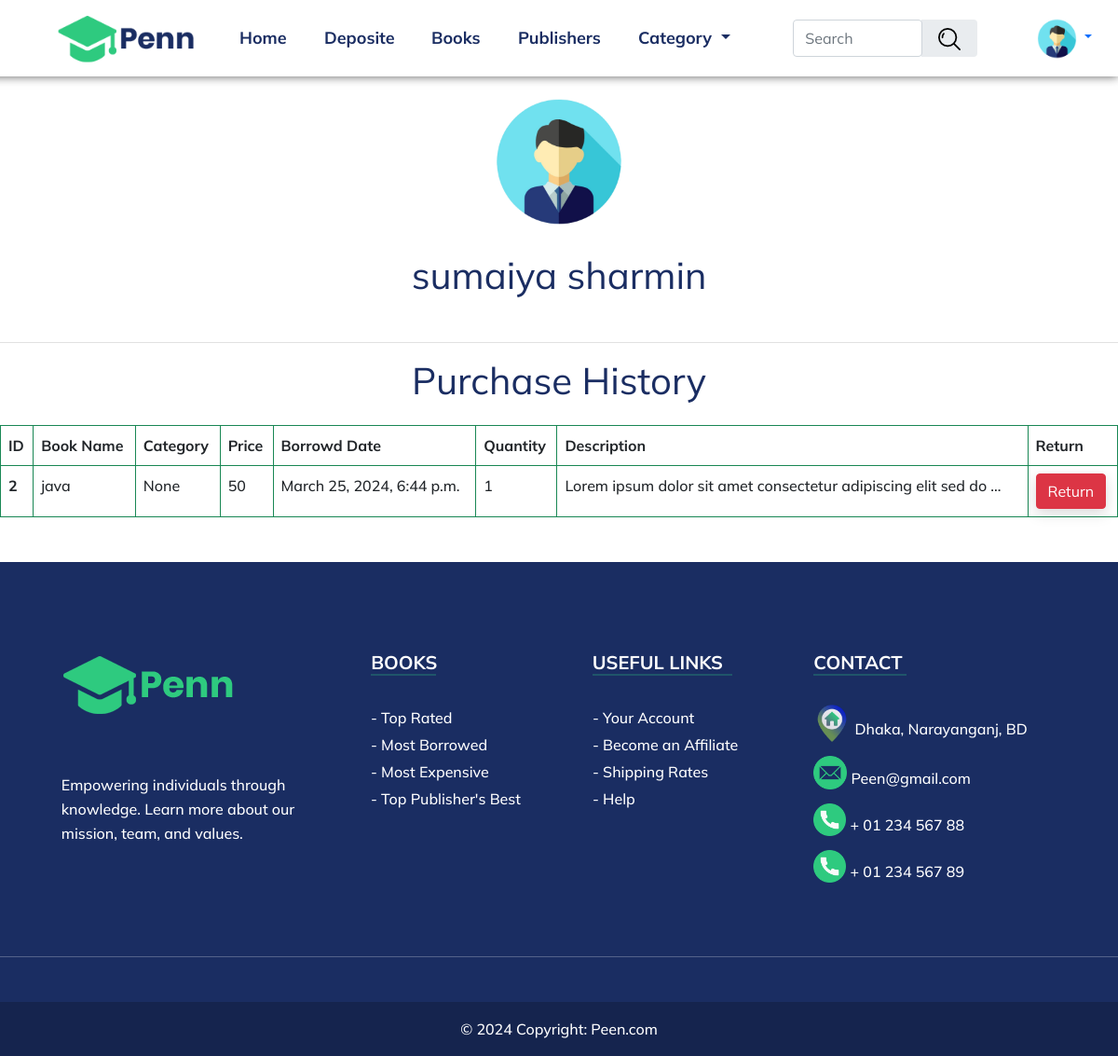
The page /user/profile/ (signed in) on the database its author committed.
### user/models.py (models this page shows)
class UserAccount(models.Model):
     user = models.OneToOneField(User, related_name='account', on_delete=models.CASCADE)
     balance = models.DecimalField(default=0, max_digits=12, decimal_places=2)
     def __str__(self):
        return str(self.user.first_name)

### books/models.py (models this page shows, shortened)
class Purchase_history(models.Model):
    user = models.ForeignKey(User,on_delete=models.CASCADE)
    purchase_date = models.DateTimeField(auto_now_add=True)
    Book = models.ForeignKey(Book,on_delete=models.CASCADE)
    isBorrowd = models.BooleanField(default=True, null = True, blank = True)

class Book(models.Model):
    publisher = models.ForeignKey(publisherInfo, on_delete=models.CASCADE, null = True , blank = True)
    title = models.CharField(max_length=50)
    category = models.ManyToManyField(Category)
    price = models.DecimalField(max_digits=10, decimal_places=0)
    quntity = models.IntegerField()
    description = models.TextField()
    image = models.ImageField(upload_to='books/media/uploads', height_field=None, width_field=None, max_length=None,default='')
    isProduct_Stock = models.BooleanField(default=True, null =True, blank=True)

### user/views.py (the view)
# urls.py: path('profile/',views.ProfileView.as_view(),name='profile'),
@method_decorator(login_required, name= 'dispatch')
class ProfileView(View):
    template_name = 'profile.html'
    def get(self, request, *args, **kwargs):
        data = Purchase_history.objects.filter(user=request.user)
        userinfo = UserAccount.objects.filter(user=request.user)
        print(userinfo)
        return render(request, 'profile.html',{'data': data, 'userinfo': userinfo})

### user/templates/profile.html
{% extends 'base.html' %}
{% load static %}
{% block content %}
<div class="d-flex align-content-center align-items-center justify-content-center">
    <img src="{% static 'Profile.png' %}" alt="" style="width: 140px;margin-top: 100px;">
</div>
<div class="d-flex justify-content-center align-content-center align-items-center text-center gap-4 m-5 mt-4">
    <h1>{{userinfo.first.user.first_name}} {{userinfo.first.user.last_name}}</h1>
</div>
<hr>
<h1 class="text-center">Purchase History</h1>
<table class="table table-bordered border-success mt-4">
  <thead>
  <tr>
      <th scope="col">ID</th>
      <th scope="col">Book Name</th>
      <th scope="col">Category</th>
      <th scope="col">Price</th>
      <th scope="col">Borrowd Date</th>
      <th scope="col">Quantity</th>
      <th scope="col">Description</th>
      <th scope="col">Return</th>
  </tr>
  </thead>
  <tbody>
      {% for val in data %}
      <tr>
      <th scope="row">{{val.id}}</th>
      <td>{{val.Book.title}}</td>
      <td>{{val.Book.category.name}}</td>
      <td>{{val.Book.price}}</td>
      <td>{{val.purchase_date}}</td>
      <td>{{val.Book.quntity}}</td>
      <td>{{val.Book.description | truncatewords:10}}</td>
      <td>
        <a href="{% url 'return' id=val.Book.id userid=request.user.id  buyid=val.id %}" class="btn btn-danger">Return</a>
      </td>
      </tr>
  {% endfor %}
  </tbody>
</table>
{% endblock content %}

### static/css/MainStyle.css (style rules this page uses)
body { text-decoration: none; }
.btn:not(.btn-link):not(.cancelBtn):not(.applyBtn) { -webkit-box-shadow: 0px 5px 15px rgba(0, 0, 0, 0.15); box-shadow: 0px 5px 15px rgba(0, 0, 0, 0.15); }

### static/css/responsive.css (style rules this page uses)
@media screen and (max-width: 1280px) { html, body { height: 0px !important; } }

### rows shown on the page
UserAccount: first.user.first_name "sumaiya", first.user.last_name "sharmin"
Purchase_history: id "2", Book "java", Book.category.name "None", Book.price "50", purchase_date "March 25, 2024, 6:44 p.m.", Book.quntity "1", Book.description "Lorem ipsum dolor sit amet consectetur adipiscing elit sed do …"
